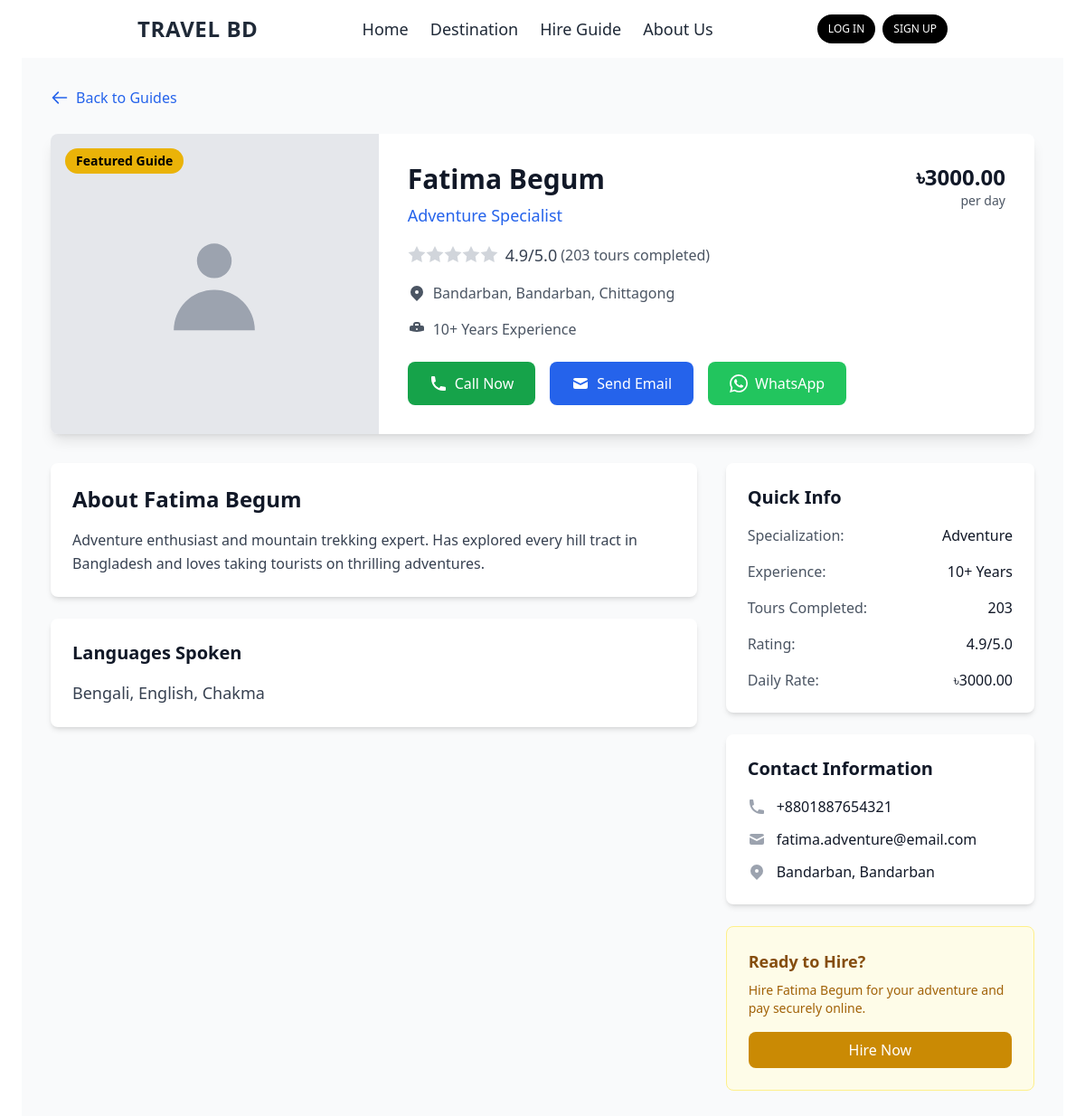
The page /hire-guide/fatima-begum/ on the database its author committed.
### hire_guide/models.py (models this page shows, shortened)
class Guide(models.Model):
    CATEGORY_CHOICES = [
        ('beach', 'Beach'),
        ('mountain', 'Mountain'),
        ('historical', 'Historical'),
        ('cultural', 'Cultural'),
        ('adventure', 'Adventure'),
        ('religious', 'Religious'),
    ]
    EXPERIENCE_CHOICES = [
        ('beginner', '1-2 Years'),
        ('intermediate', '3-5 Years'),
        ('experienced', '6-10 Years'),
        ('expert', '10+ Years'),
    ]
    name = models.CharField(max_length=200)
    slug = models.SlugField(max_length=250, unique=True, blank=True)
    bio = models.TextField()
    short_bio = models.TextField(max_length=300, blank=True)
    location = models.CharField(max_length=200)
    district = models.CharField(max_length=100)
    division = models.CharField(max_length=100)
    specialization = models.CharField(max_length=20, choices=CATEGORY_CHOICES)
    experience_level = models.CharField(max_length=20, choices=EXPERIENCE_CHOICES, default='beginner')
    phone = models.CharField(max_length=15)
    email = models.EmailField(blank=True)
    daily_rate = models.DecimalField(max_digits=10, decimal_places=2)
    languages = models.CharField(max_length=100, help_text="Comma-separated languages")
    profile_image = models.ImageField(upload_to='guides/', blank=True, null=True)
    rating = models.DecimalField(max_digits=3, decimal_places=1, default=0.0)
    total_tours = models.IntegerField(default=0)
    featured = models.BooleanField(default=False)
    is_active = models.BooleanField(default=True)
    created_at = models.DateTimeField(auto_now_add=True)
    updated_at = models.DateTimeField(auto_now=True)
    class Meta:
        ordering = ['-rating', 'name']

### hire_guide/views.py (the view, shortened to what this page needs)
# urls.py: path('<slug:slug>/', views.guide_detail, name='guide_detail'),
def guide_detail(request, slug):
    guide = get_object_or_404(Guide, slug=slug, is_active=True)
    context = {
        'guide': guide,
        'today': timezone.now().date(),
    }
    return render(request, 'guide_detail.html', context)

### templates/guide_detail.html (shortened to what this page needs)
{% extends 'base.html' %} {% load static %} {% block body %}
<div class="min-h-screen bg-gray-50 py-8">
  <div class="max-w-6xl mx-auto px-4 sm:px-6 lg:px-8">
    <div class="mb-6">
      <a
        href="{% url 'hire_guide:guides' %}"
        class="inline-flex items-center text-blue-600 hover:text-blue-800 transition duration-200"
      >
        <svg
          class="w-5 h-5 mr-2"
          fill="none"
          stroke="currentColor"
          viewBox="0 0 24 24"
        >
          <path
            stroke-linecap="round"
            stroke-linejoin="round"
            stroke-width="2"
            d="M10 19l-7-7m0 0l7-7m-7 7h18"
          ></path>
        </svg>
        Back to Guides
      </a>
    </div>
    <div class="bg-white rounded-lg shadow-lg overflow-hidden mb-8">
      <div class="md:flex">
        <div class="md:w-1/3">
          <div class="h-64 md:h-full relative">
            {% if guide.profile_image %}
            <img
              src="{{ guide.profile_image.url }}"
              alt="{{ guide.name }}"
              class="w-full h-full object-cover"
            />
            {% else %}
            <div
              class="w-full h-full bg-gray-200 flex items-center justify-center"
            >
              <svg
                class="w-32 h-32 text-gray-400"
                fill="currentColor"
                viewBox="0 0 20 20"
              >
                <path
                  fill-rule="evenodd"
                  d="M10 9a3 3 0 100-6 3 3 0 000 6zm-7 9a7 7 0 1114 0H3z"
                  clip-rule="evenodd"
                ></path>
              </svg>
            </div>
            {% endif %} {% if guide.featured %}
            <span
              class="absolute top-4 left-4 bg-yellow-500 text-black px-3 py-1 rounded-full text-sm font-semibold"
            >
              Featured Guide
            </span>
            {% endif %}
          </div>
        </div>
        <div class="md:w-2/3 p-8">
          <div class="flex justify-between items-start mb-4">
            <div>
              <h1 class="text-3xl font-bold text-gray-900 mb-2">
                {{ guide.name }}
              </h1>
              <p class="text-lg text-blue-600 font-medium">
                {{ guide.get_specialization_display }} Specialist
              </p>
            </div>
            <div class="text-right">
              <div class="text-2xl font-bold text-gray-900">
                ৳{{ guide.daily_rate }}
              </div>
              <div class="text-sm text-gray-600">per day</div>
            </div>
          </div>
          <div class="flex items-center mb-4">
            <div class="flex items-center">
              {% for i in "12345" %} {% if guide.rating >= i|floatformat:0 %}
              <svg
                class="w-5 h-5 text-yellow-400 fill-current"
                viewBox="0 0 20 20"
              >
                <path
                  d="M10 15l-5.878 3.09 1.123-6.545L.489 6.91l6.572-.955L10 0l2.939 5.955 6.572.955-4.756 4.635 1.123 6.545z"
                />
              </svg>
              {% else %}
              <svg
                class="w-5 h-5 text-gray-300 fill-current"
                viewBox="0 0 20 20"
              >
                <path
                  d="M10 15l-5.878 3.09 1.123-6.545L.489 6.91l6.572-.955L10 0l2.939 5.955 6.572.955-4.756 4.635 1.123 6.545z"
                />
              </svg>
              {% endif %} {% endfor %}
              <span class="ml-2 text-lg text-gray-700"
                >{{ guide.rating }}/5.0</span
              >
              <span class="ml-1 text-gray-600"
                >({{ guide.total_tours }} tours completed)</span
              >
            </div>
          </div>
          <div class="flex items-center text-gray-600 mb-4">
            <svg class="w-5 h-5 mr-2" fill="currentColor" viewBox="0 0 20 20">
              <path
                fill-rule="evenodd"
                d="M5.05 4.05a7 7 0 119.9 9.9L10 18.9l-4.95-4.95a7 7 0 010-9.9zM10 11a2 2 0 100-4 2 2 0 000 4z"
                clip-rule="evenodd"
              ></path>
            </svg>
            <span
              >{{ guide.location }}, {{ guide.district }},
              <span>{{ guide.division }}</span></span
            >
          </div>
          <div class="flex items-center text-gray-600 mb-6">
            <span>{{ guide.get_experience_level_display }} Experience</span>
          </div>
          <div class="flex flex-wrap gap-4">
            <a
              href="tel:{{ guide.phone }}"
              class="inline-flex items-center px-6 py-3 bg-green-600 text-white rounded-lg hover:bg-green-700 transition duration-200 font-medium"
            >
              <svg class="w-5 h-5 mr-2" fill="currentColor" viewBox="0 0 20 20">
                <path
                  d="M2 3a1 1 0 011-1h2.153a1 1 0 01.986.836l.74 4.435a1 1 0 01-.54 1.06l-1.548.773a11.037 11.037 0 006.105 6.105l.774-1.548a1 1 0 011.059-.54l4.435.74a1 1 0 01.836.986V17a1 1 0 01-1 1h-2C7.82 18 2 12.18 2 5V3z"
                ></path>
              </svg>
              Call Now
            </a>
            {% if guide.email %}
            <a
              href="mailto:{{ guide.email }}"
              class="inline-flex items-center px-6 py-3 bg-blue-600 text-white rounded-lg hover:bg-blue-700 transition duration-200 font-medium"
            >
              <svg class="w-5 h-5 mr-2" fill="currentColor" viewBox="0 0 20 20">
                <path
                  d="M2.003 5.884L10 9.882l7.997-3.998A2 2 0 0016 4H4a2 2 0 00-1.997 1.884z"
                ></path>
                <path
                  d="M18 8.118l-8 4-8-4V14a2 2 0 002 2h12a2 2 0 002-2V8.118z"
                ></path>
              </svg>
              Send Email
            </a>
            {% endif %}
            <a
              href="https://wa.me/{{ guide.phone|slice:'1:' }}"
              target="_blank"
              class="inline-flex items-center px-6 py-3 bg-green-500 text-white rounded-lg hover:bg-green-600 transition duration-200 font-medium"
            >
              WhatsApp
            </a>
          </div>
        </div>
      </div>
    </div>
    <div class="grid grid-cols-1 lg:grid-cols-3 gap-8">
      <div class="lg:col-span-2">
        <div class="bg-white rounded-lg shadow-md p-6 mb-6">
          <h2 class="text-2xl font-bold text-gray-900 mb-4">
            About {{ guide.name }}
          </h2>
          <p class="text-gray-700 leading-relaxed">{{ guide.bio }}</p>
        </div>
        <div class="bg-white rounded-lg shadow-md p-6">
          <h3 class="text-xl font-bold text-gray-900 mb-4">Languages Spoken</h3>
          <p class="text-gray-700 text-lg">{{ guide.languages }}</p>
        </div>
      </div>
      <div class="space-y-6">
        <div class="bg-white rounded-lg shadow-md p-6">
          <h3 class="text-xl font-bold text-gray-900 mb-4">Quick Info</h3>
          <div class="space-y-4">
            <div class="flex justify-between">
              <span class="text-gray-600">Specialization:</span>
              <span class="font-medium text-gray-900"
                >{{ guide.get_specialization_display }}</span
              >
            </div>
            <div class="flex justify-between">
              <span class="text-gray-600">Experience:</span>
              <span class="font-medium text-gray-900"
                >{{ guide.get_experience_level_display }}</span
              >
            </div>
            <div class="flex justify-between">
              <span class="text-gray-600">Tours Completed:</span>
              <span class="font-medium text-gray-900"
                >{{ guide.total_tours }}</span
              >
            </div>
            <div class="flex justify-between">
              <span class="text-gray-600">Rating:</span>
              <span class="font-medium text-gray-900"
                >{{ guide.rating }}/5.0</span
              >
            </div>
            <div class="flex justify-between">
              <span class="text-gray-600">Daily Rate:</span>
              <span class="font-medium text-gray-900"
                >৳{{ guide.daily_rate }}</span
              >
            </div>
          </div>
        </div>
        <div class="bg-white rounded-lg shadow-md p-6">
          <h3 class="text-xl font-bold text-gray-900 mb-4">
            Contact Information
          </h3>
          <div class="space-y-3">
            <div class="flex items-center">
              <svg
                class="w-5 h-5 text-gray-400 mr-3"
                fill="currentColor"
                viewBox="0 0 20 20"
              >
                <path
                  d="M2 3a1 1 0 011-1h2.153a1 1 0 01.986.836l.74 4.435a1 1 0 01-.54 1.06l-1.548.773a11.037 11.037 0 006.105 6.105l.774-1.548a1 1 0 011.059-.54l4.435.74a1 1 0 01.836.986V17a1 1 0 01-1 1h-2C7.82 18 2 12.18 2 5V3z"
                ></path>
              </svg>
              <span class="text-gray-900">{{ guide.phone }}</span>
            </div>
            {% if guide.email %}
            <div class="flex items-center">
              <svg
                class="w-5 h-5 text-gray-400 mr-3"
                fill="currentColor"
                viewBox="0 0 20 20"
              >
                <path
                  d="M2.003 5.884L10 9.882l7.997-3.998A2 2 0 0016 4H4a2 2 0 00-1.997 1.884z"
                ></path>
                <path
                  d="M18 8.118l-8 4-8-4V14a2 2 0 002 2h12a2 2 0 002-2V8.118z"
                ></path>
              </svg>
              <span class="text-gray-900">{{ guide.email }}</span>
            </div>
            {% endif %}
            <div class="flex items-center">
              <svg
                class="w-5 h-5 text-gray-400 mr-3"
                fill="currentColor"
                viewBox="0 0 20 20"
              >
                <path
                  fill-rule="evenodd"
                  d="M5.05 4.05a7 7 0 119.9 9.9L10 18.9l-4.95-4.95a7 7 0 010-9.9zM10 11a2 2 0 100-4 2 2 0 000 4z"
                  clip-rule="evenodd"
                ></path>
              </svg>
              <span class="text-gray-900"
                >{{ guide.location }}, {{ guide.district }}</span
              >
            </div>
          </div>
        </div>
        <div class="bg-yellow-50 border border-yellow-200 rounded-lg p-6">
          <h3 class="text-lg font-semibold text-yellow-800 mb-2">
            Ready to Hire?
          </h3>
          <p class="text-yellow-700 text-sm mb-4">
            Hire {{ guide.name }} for your adventure and pay securely online.
          </p>
          <button
            onclick="openBookingModal()"
            class="w-full inline-flex justify-center items-center px-4 py-2 bg-yellow-600 text-white rounded-lg hover:bg-yellow-700 transition duration-200 font-medium"
          >
            Hire Now
          </button>
        </div>
      </div>
    </div>
  </div>
</div>
{% endblock %}

### rows shown on the page
Guide: name "Fatima Begum", specialization "Adventure", daily_rate "3000.00", rating "4.9", total_tours "203", location "Bandarban", district "Bandarban", division "Chittagong", experience_level "10+ Years", bio "Adventure enthusiast and mountain trekking expert. Has explored every hill tract in Bangladesh and loves taking tourists on thrilling adventures.", languages "Bengali, English, Chakma", phone "+8801887654321", email "fatima.adventure@email.com"
